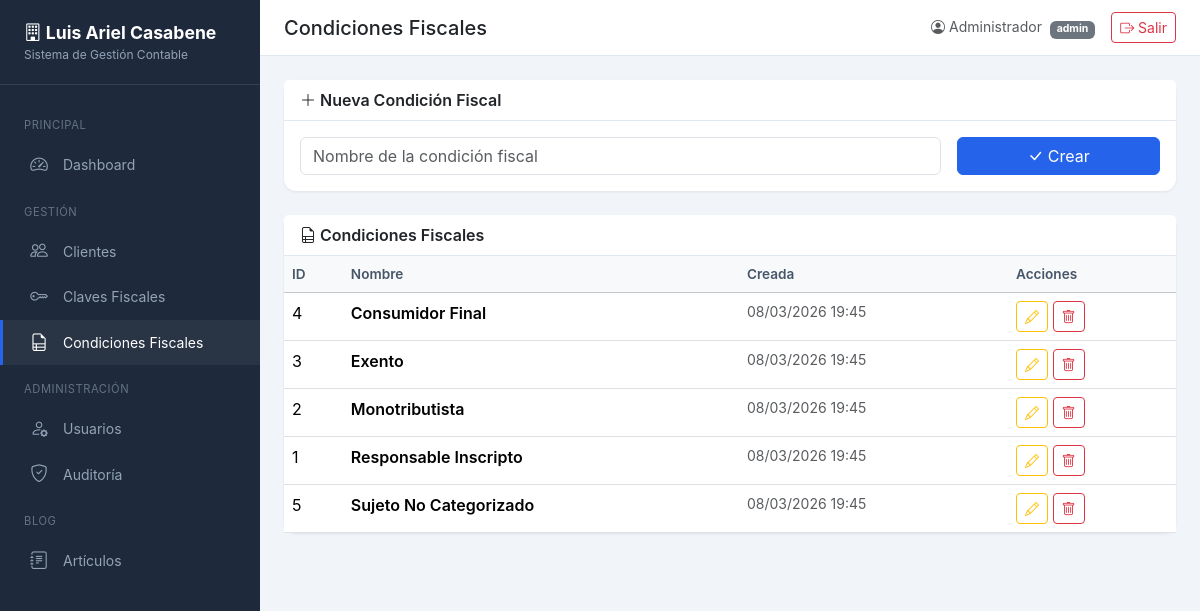
Screenshot of /estudio/condiciones-fiscales (signed in) with the database file from the repository.
### tables this page shows
CREATE TABLE IF NOT EXISTS `condiciones_fiscales` (
    `id` INT UNSIGNED AUTO_INCREMENT PRIMARY KEY,
    `nombre` VARCHAR(255) NOT NULL,
    `activo` TINYINT(1) NOT NULL DEFAULT 1,
    `created_at` DATETIME NOT NULL DEFAULT CURRENT_TIMESTAMP,
    `updated_at` DATETIME NOT NULL DEFAULT CURRENT_TIMESTAMP ON UPDATE CURRENT_TIMESTAMP
);

### core/Session.php (called while the page is built, shortened)
<?php
class Session
{
    public static function start(): void
    {
        if (session_status() === PHP_SESSION_NONE) {
            $config = require __DIR__ . '/../config/app.php';
        }
    }
    public static function get(string $key, $default = null)
    {
        return $_SESSION[$key] ?? $default;
    }
    public static function isLoggedIn(): bool
    {
        return isset($_SESSION['user_id']);
    }
    public static function userId(): ?int
    {
        return $_SESSION['user_id'] ?? null;
    }
    public static function userRole(): ?string
    {
        return $_SESSION['user_role'] ?? null;
    }
}

### core/helpers.php (called while the page is built, shortened)
<?php
function base_url(string $path = ''): string
{
    static $baseUrl = null;
    if ($baseUrl === null) {
        $appUrl = getenv('APP_URL');
        if ($appUrl && $appUrl !== '') {
            $baseUrl = rtrim($appUrl, '/');
        }
    }
    return $baseUrl . '/' . ltrim($path, '/');
}
function tenant_url(string $path = ''): string
{
    $slug = Tenant::slug();
    return base_url($slug . '/' . ltrim($path, '/'));
}
function e(string $value): string
{
    return htmlspecialchars($value, ENT_QUOTES, 'UTF-8');
}
function view(string $viewPath, array $data = []): void
{
    extract($data);
    $viewFile = __DIR__ . '/../views/' . str_replace('.', '/', $viewPath) . '.php';
    require $viewFile;
}
function is_admin(): bool
{
    return Session::userRole() === 'admin';
}
function format_datetime(?string $date): string
{
    return date('d/m/Y H:i', strtotime($date));
}

### controllers/CondicionFiscalController.php (called while the page is built, shortened)
<?php
class CondicionFiscalController
{
    public function index(): void
    {
        $pdo = Database::tenant();
        $condiciones = $pdo->query("SELECT * FROM condiciones_fiscales WHERE activo = 1 ORDER BY nombre")->fetchAll();
        view('condiciones.index', ['condiciones' => $condiciones]);
    }
}

### index.php (called while the page is built, shortened)
<?php
$envFile = __DIR__ . '/.env';
if (file_exists($envFile)) {
    $lines = file($envFile, FILE_IGNORE_NEW_LINES | FILE_SKIP_EMPTY_LINES);
    foreach ($lines as $line) {
        if (str_contains($line, '=')) {
            [$key, $value] = explode('=', $line, 2);
            $key = trim($key);
            $value = trim($value);
        }
    }
}
require __DIR__ . '/core/helpers.php';
$appConfig = require __DIR__ . '/config/app.php';
$basePath = rtrim($appConfig['base_path'], '/');
$requestUri = parse_url($_SERVER['REQUEST_URI'], PHP_URL_PATH);
if ($basePath !== '' && str_starts_with($requestUri, $basePath)) {
    $uri = substr($requestUri, strlen($basePath)) ?: '/';
} else {
    $uri = $requestUri ?: '/';
}
$uri = '/' . trim($uri, '/');
$method = $_SERVER['REQUEST_METHOD'];
Router::get('/{slug}/condiciones-fiscales', function (string $slug) {
    $controller = new Controllers\CondicionFiscalController();
    $controller->index();
});
Router::dispatch($method, $uri);

### core/Tenant.php (called while the page is built, shortened)
<?php
class Tenant
{
    public static function slug(): ?string
    {
        return Session::get('tenant_slug');
    }
    public static function name(): ?string
    {
        return Session::get('tenant_name');
    }
}

### core/Auth.php (called while the page is built, shortened)
<?php
class Auth
{
    public static function check(): bool
    {
        return Session::isLoggedIn();
    }
    public static function user(): ?array
    {
        return [
            'id' => Session::userId(),
            'name' => Session::get('user_name'),
            'email' => Session::get('user_email'),
            'role' => Session::userRole(),
        ];
    }
}

### views/condiciones/index.php (the view, shortened to what this page needs)
<?php $pageTitle = 'Condiciones Fiscales'; ob_start(); ?>
<?php if (is_admin()): ?>
<div class="card mb-4">
    <div class="card-header"><i class="bi bi-plus-lg"></i> Nueva Condición Fiscal</div>
    <div class="card-body">
        <form method="POST" action="<?= tenant_url('condiciones-fiscales/store') ?>">
            <div class="row g-3">
                <div class="col-md-9">
                    <input type="text" name="nombre" class="form-control" placeholder="Nombre de la condición fiscal" required>
                </div>
                <div class="col-md-3">
                    <button type="submit" class="btn btn-primary w-100"><i class="bi bi-check-lg"></i> Crear</button>
                </div>
            </div>
        </form>
    </div>
</div>
<?php endif; ?>
<div class="card">
    <div class="card-header"><i class="bi bi-file-earmark-ruled"></i> Condiciones Fiscales</div>
    <div class="card-body p-0">
        <div class="table-responsive">
            <table class="table table-hover mb-0">
                <thead class="table-light">
                    <tr>
                        <th>ID</th>
                        <th>Nombre</th>
                        <th>Creada</th>
                        <?php if (is_admin()): ?><th>Acciones</th><?php endif; ?>
                    </tr>
                </thead>
                <tbody>
                    <?php if (empty($condiciones)): ?>
                        <tr><td colspan="4" class="text-center text-muted py-4">No hay condiciones fiscales</td></tr>
                    <?php else: ?>
                        <?php foreach ($condiciones as $cf): ?>
                        <tr>
                            <td><?= $cf['id'] ?></td>
                            <td class="fw-semibold"><?= e($cf['nombre']) ?></td>
                            <td class="small text-muted"><?= format_datetime($cf['created_at']) ?></td>
                            <?php if (is_admin()): ?>
                            <td>
                                <button class="btn btn-sm btn-outline-warning" data-bs-toggle="modal" data-bs-target="#editCF<?= $cf['id'] ?>">
                                    <i class="bi bi-pencil"></i>
                                </button>
                                <form method="POST" action="<?= tenant_url("condiciones-fiscales/{$cf['id']}/delete") ?>" class="d-inline" onsubmit="return confirm('¿Eliminar esta condición?')">
                                    <button class="btn btn-sm btn-outline-danger"><i class="bi bi-trash"></i></button>
                                </form>
                            </td>
                            <?php endif; ?>
                        </tr>
                        <?php endforeach; ?>
                    <?php endif; ?>
                </tbody>
            </table>
        </div>
    </div>
</div>
<?php $content = ob_get_clean(); require __DIR__ . '/../layouts/app.php'; ?>

### core/Router.php (shortened to what this page needs)
<?php
class Router
{
    private static array $routes = [];
    public static function get(string $path, callable|array $handler): void
    {
        self::$routes['GET'][$path] = $handler;
    }
    public static function post(string $path, callable|array $handler): void
    {
        self::$routes['POST'][$path] = $handler;
    }
    public static function dispatch(string $method, string $uri): void
    {
        $method = strtoupper($method);
        $routes = self::$routes[$method] ?? [];
        foreach ($routes as $pattern => $handler) {
            $regex = self::patternToRegex($pattern);
            if (preg_match($regex, $uri, $matches)) {
                array_shift($matches);
                $params = array_filter($matches, 'is_string', ARRAY_FILTER_USE_KEY);
                if (is_array($handler)) {
                    [$class, $action] = $handler;
                    $controller = new $class();
                    call_user_func_array([$controller, $action], $params);
                } else {
                    call_user_func_array($handler, $params);
                }
                return;
            }
        }
    }
    private static function patternToRegex(string $pattern): string
    {
        $regex = preg_replace('/\{([a-zA-Z_]+)\}/', '(?P<$1>[^/]+)', $pattern);
        return '#^' . $regex . '$#';
    }
}

### views/layouts/app.php (shortened to what this page needs)
<?php
$currentUser = Core\Auth::user();
?>
<!DOCTYPE html>
<html lang="es">
<head>
    <link href="https://cdn.jsdelivr.net/npm/bootstrap@5.3.3/dist/css/bootstrap.min.css" rel="stylesheet">
    <link href="https://cdn.jsdelivr.net/npm/bootstrap-icons@1.11.3/font/bootstrap-icons.min.css" rel="stylesheet">
    <link href="https://cdn.datatables.net/1.13.7/css/dataTables.bootstrap5.min.css" rel="stylesheet">
    <link href="https://cdn.datatables.net/buttons/2.4.2/css/buttons.bootstrap5.min.css" rel="stylesheet">
</head>
<body>
    <nav class="sidebar" id="sidebar">
        <div class="sidebar-brand">
            <i class="bi bi-building"></i> <?= e(Tenant::name() ?? 'Estudio') ?>
            <small>Sistema de Gestión Contable</small>
        </div>
        <div class="sidebar-nav">
            <div class="nav-section">Principal</div>
            <a href="<?= tenant_url('dashboard') ?>" class="<?= str_contains($_SERVER['REQUEST_URI'], '/dashboard') ? 'active' : '' ?>">
                <i class="bi bi-speedometer2"></i> Dashboard
            </a>
            <?php if (is_admin() || is_empleado()): ?>
            <div class="nav-section">Gestión</div>
            <a href="<?= tenant_url('clientes') ?>" class="<?= str_contains($_SERVER['REQUEST_URI'], '/clientes') && !str_contains($_SERVER['REQUEST_URI'], '/claves') ? 'active' : '' ?>">
                <i class="bi bi-people"></i> Clientes
            </a>
            <a href="<?= tenant_url('claves-fiscales/todas') ?>" class="<?= str_contains($_SERVER['REQUEST_URI'], '/claves-fiscales') ? 'active' : '' ?>">
                <i class="bi bi-key"></i> Claves Fiscales
            </a>
            <a href="<?= tenant_url('condiciones-fiscales') ?>" class="<?= str_contains($_SERVER['REQUEST_URI'], '/condiciones-fiscales') ? 'active' : '' ?>">
                <i class="bi bi-file-earmark-ruled"></i> Condiciones Fiscales
            </a>
            <?php endif; ?>
            <?php if (is_admin()): ?>
            <div class="nav-section">Administración</div>
            <a href="<?= tenant_url('usuarios') ?>" class="<?= str_contains($_SERVER['REQUEST_URI'], '/usuarios') ? 'active' : '' ?>">
                <i class="bi bi-person-gear"></i> Usuarios
            </a>
            <a href="<?= tenant_url('auditoria') ?>" class="<?= str_contains($_SERVER['REQUEST_URI'], '/auditoria') ? 'active' : '' ?>">
                <i class="bi bi-shield-check"></i> Auditoría
            </a>
            <div class="nav-section">Blog</div>
            <a href="<?= tenant_url('blog') ?>" class="<?= str_contains($_SERVER['REQUEST_URI'], '/blog') ? 'active' : '' ?>">
                <i class="bi bi-journal-text"></i> Artículos
            </a>
            <?php endif; ?>
        </div>
    </nav>
    <div class="main-content">
        <div class="top-bar">
            <div class="d-flex align-items-center gap-3">
                <h5 class="mb-0"><?= e($pageTitle ?? 'Dashboard') ?></h5>
            </div>
            <div class="d-flex align-items-center gap-3">
                <span class="text-muted small">
                    <i class="bi bi-person-circle"></i> <?= e($currentUser['name'] ?? '') ?>
                    <span class="badge bg-secondary ms-1"><?= e($currentUser['role'] ?? '') ?></span>
                </span>
                <a href="<?= tenant_url('logout') ?>" class="btn btn-sm btn-outline-danger">
                    <i class="bi bi-box-arrow-right"></i> Salir
                </a>
            </div>
        </div>
        <div class="content-area">
            <?= $content ?? '' ?>
        </div>
    </div>
</body>
</html>

### views/layouts/app.php (style rules this page uses)
:root { --sidebar-width: 260px; --primary-color: #2563eb; --sidebar-bg: #1e293b; --sidebar-text: #94a3b8; --sidebar-active: #ffffff; }
body { background: #f1f5f9; font-family: 'Inter', system-ui, sans-serif; }
.sidebar { position: fixed; top: 0; left: 0; bottom: 0; width: var(--sidebar-width); background: var(--sidebar-bg); z-index: 1000; transition: transform .3s; overflow-y: auto; }
.sidebar-brand { padding: 1.25rem 1.5rem; border-bottom: 1px solid rgba(255,255,255,.1); color: #fff; font-weight: 700; font-size: 1.1rem; }
.sidebar-brand small { display: block; font-size: .75rem; color: var(--sidebar-text); font-weight: 400; }
.sidebar-nav { padding: 1rem 0; }
.sidebar-nav .nav-section { padding: .5rem 1.5rem; font-size: .7rem; text-transform: uppercase; letter-spacing: .05em; color: rgba(148,163,184,.6); margin-top: .5rem; }
.sidebar-nav a { display: flex; align-items: center; gap: .75rem; padding: .6rem 1.5rem; color: var(--sidebar-text); text-decoration: none; font-size: .875rem; transition: all .2s; border-left: 3px solid transparent; }
.sidebar-nav a:hover, .sidebar-nav a.active { color: var(--sidebar-active); background: rgba(255,255,255,.05); border-left-color: var(--primary-color); }
.sidebar-nav a i { font-size: 1.1rem; width: 1.5rem; text-align: center; }
.main-content { margin-left: var(--sidebar-width); min-height: 100vh; }
.top-bar { background: #fff; border-bottom: 1px solid #e2e8f0; padding: .75rem 1.5rem; display: flex; align-items: center; justify-content: space-between; }
.content-area { padding: 1.5rem; }
.card { border: none; box-shadow: 0 1px 3px rgba(0,0,0,.08); border-radius: .75rem; }
.card-header { background: #fff; border-bottom: 1px solid #e2e8f0; font-weight: 600; }
.btn-primary { background: var(--primary-color); border-color: var(--primary-color); }
.table th { font-weight: 600; font-size: .85rem; color: #475569; }

### rows the page displays
condiciones_fiscales: id "4", nombre "Consumidor Final", created_at "08/03/2026 19:45"
condiciones_fiscales: id "3", nombre "Exento", created_at "08/03/2026 19:45"
condiciones_fiscales: id "2", nombre "Monotributista", created_at "08/03/2026 19:45"
condiciones_fiscales: id "1", nombre "Responsable Inscripto", created_at "08/03/2026 19:45"
condiciones_fiscales: id "5", nombre "Sujeto No Categorizado", created_at "08/03/2026 19:45"

### other values shown
Tenant::name() "Luis Ariel Casabene"
